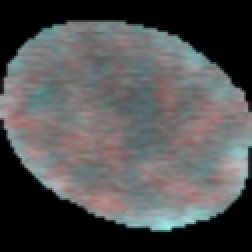
#> input picture test.jpeg, 126 x 126 px, shrunk from 224 x 224 before the run, given in place of 004_z62.png, which was not available (shown 2 times larger)
$ jupyter execute --allow-errors AM_cellsegmentation.ipynb   (older library calls are emulated)
#> lines starting #> are read from the running program, lines starting #| are printed output that depends on the picture; pictures that were not available may be replaced by others from this repository, and a replacement may not be noted
[cell 1]
import cv2
import numpy as np
from cellpose import models, plot
import matplotlib.pyplot as plt

# Step 1: Load the image
image_path = r"/home/amaschio/kuPhysics/aml/image/control/004_z62.png"
  # Replace with your image file path
image = cv2.imread(image_path, cv2.IMREAD_GRAYSCALE)
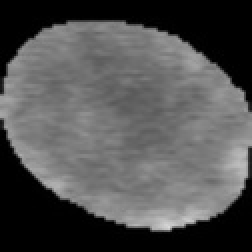
#> image: shape (126, 126) (shown 2 times larger); min 0, max 217, mean 81.7

# Step 2: Pre-process the image
# Apply a Gaussian Blur to reduce noise
blurred_image = cv2.GaussianBlur(image, (5, 5), 0)
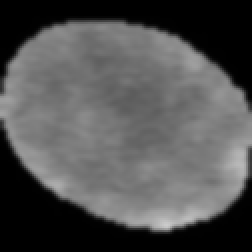
#> blurred_image: shape (126, 126) (shown 2 times larger); min 0, max 203, mean 81.7

# Enhance contrast using histogram equalization
equalized_image = cv2.equalizeHist(blurred_image)
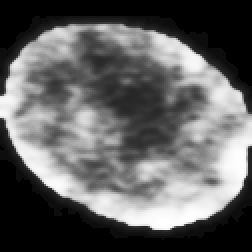
#> equalized_image: shape (126, 126) (shown 2 times larger); min 0, max 255, mean 97.3

# Step 3: Segment the image using Cellpose
# Initialize the Cellpose model (pre-trained on nuclei)
#> (the rest of this cell did not finish here and is left out)

[cell 2]
image = cv2.imread(image_path, cv2.IMREAD_COLOR)
#> image is the input picture: shape (126, 126, 3); mean B, G, R 81.7, 81.8, 81.5

# Check if the image was loaded successfully
if image is None:
    raise FileNotFoundError(f"Image file not found at {image_path}")

# Extract the red channel (assuming red channel is the nuclei)
red_channel = image[:, :, 2]
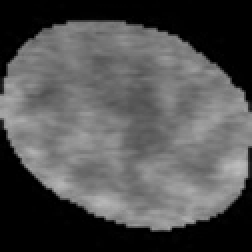
#> red_channel: shape (126, 126) (shown 2 times larger); min 0, max 188, mean 81.5

# Step 2: Pre-process the image
# Apply a median filter to reduce noise
median_filtered_image = cv2.medianBlur(red_channel, 5)

# Enhance contrast using adaptive histogram equalization
clahe = cv2.createCLAHE(clipLimit=2.0, tileGridSize=(8, 8))
enhanced_image = clahe.apply(median_filtered_image)
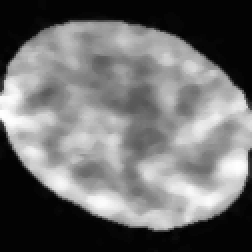
#> enhanced_image: shape (126, 126) (shown 2 times larger); min 2, max 255, mean 109.9

# Step 3: Segment the image using Cellpose
# Initialize the Cellpose model with GPU support
#> (the rest of this cell did not finish here and is left out)

[cell 3]
image = cv2.imread(image_path, cv2.IMREAD_COLOR)

# Check if the image was loaded successfully
if image is None:
    raise FileNotFoundError(f"Image file not found at {image_path}")

# Extract the red channel (assuming red channel is the nuclei)
red_channel = image[:, :, 2]

# Step 2: Pre-process the image
# Add padding to the image to help with border nuclei detection
padding_size = 100  # Adjust padding size if necessary
padded_image = cv2.copyMakeBorder(red_channel, padding_size, padding_size, padding_size, padding_size, 0)

# Apply a median filter to reduce noise
median_filtered_image = cv2.medianBlur(padded_image, 5)
#> median_filtered_image: shape (326, 326)

# Enhance contrast using adaptive histogram equalization
clahe = cv2.createCLAHE(clipLimit=2.0, tileGridSize=(8, 8))
enhanced_image = clahe.apply(median_filtered_image)
#> enhanced_image: shape (326, 326)

# Step 3: Segment the image using Cellpose
# Initialize the Cellpose model with GPU support
#> (the rest of this cell did not finish here and is left out)

[cell 4]
image = cv2.imread(image_path, cv2.IMREAD_COLOR)

# Check if the image was loaded successfully
if image is None:
    raise FileNotFoundError(f"Image file not found at {image_path}")

# Extract the red channel (assuming red channel is the nuclei)
red_channel = image[:, :, 2]

# Step 2: Pre-process the image
# Add padding to the image to help with border nuclei detection
padding_size = 100  # Adjust padding size if necessary
padded_image = cv2.copyMakeBorder(red_channel, padding_size, padding_size, padding_size, padding_size,0)

# Apply a median filter to reduce noise
median_filtered_image = cv2.medianBlur(padded_image, 5)

# Enhance contrast using adaptive histogram equalization (CLAHE)
clahe = cv2.createCLAHE(clipLimit=2.0, tileGridSize=(8, 8))
clahe_image = clahe.apply(median_filtered_image)

# Apply edge detection to emphasize nuclei boundaries
laplacian = cv2.Laplacian(clahe_image, cv2.CV_64F)
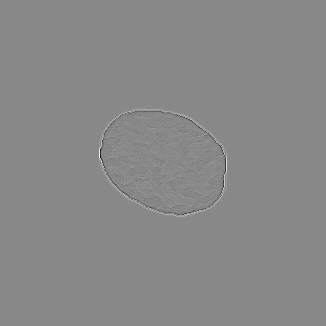
#> laplacian: shape (326, 326) float64; min -218, max 188, mean 0; drawn with min black and max white
laplacian_abs = np.absolute(laplacian)
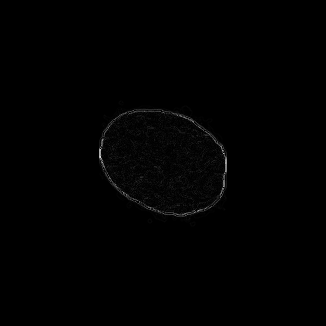
#> laplacian_abs: shape (326, 326) float64; min 0, max 218, mean 1.2
laplacian_8u = np.uint8(laplacian_abs)

# Combine CLAHE image and Laplacian edge detection
enhanced_image = cv2.addWeighted(clahe_image, 0.8, laplacian_8u, 0.2, 0)
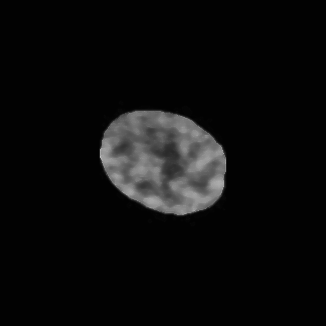
#> enhanced_image: shape (326, 326); min 2, max 196, mean 12.3

# Step 3: Segment the image using Cellpose
# Initialize the Cellpose model with GPU support
#> (the rest of this cell did not finish here and is left out)

[cell 5]
from cuml.cluster import DBSCAN as cumlDBSCAN


image = cv2.imread(image_path, cv2.IMREAD_COLOR)

# Check if the image was loaded successfully
if image is None:
    raise FileNotFoundError(f"Image file not found at {image_path}")

# Extract the red channel (assuming red channel is the nuclei)
red_channel = image[:, :, 2]

# Step 2: Pre-process the image
# Add padding to the image to help with border nuclei detection
padding_size = 50  # Adjust padding size if necessary
padded_image = cv2.copyMakeBorder(red_channel, padding_size, padding_size, padding_size, padding_size, 0)
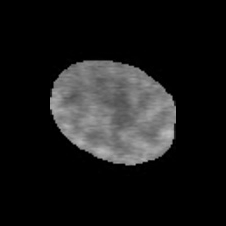
#> padded_image: shape (226, 226); min 0, max 188, mean 25.3

# Apply a median filter to reduce noise
median_filtered_image = cv2.medianBlur(padded_image, 5)
#> median_filtered_image: shape (226, 226)

# Enhance contrast using adaptive histogram equalization (CLAHE)
clahe = cv2.createCLAHE(clipLimit=2.0, tileGridSize=(8, 8))
clahe_image = clahe.apply(median_filtered_image)
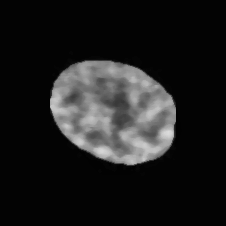
#> clahe_image: shape (226, 226); min 2, max 219, mean 29.5

# Apply edge detection to emphasize nuclei boundaries
# laplacian = cv2.Laplacian(clahe_image, cv2.CV_64F)
# laplacian_abs = np.absolute(laplacian)
# laplacian_8u = np.uint8(laplacian_abs)

# # Combine CLAHE image and Laplacian edge detection
# enhanced_image = cv2.addWeighted(clahe_image, 0.8, laplacian_8u, 0.2, 0)

# Step 3: Apply cumlDBSCAN to enhance faded nuclei
# Reshape the image for clustering
print("starting reshape")
X = clahe_image.reshape(-1, 1).astype(np.float32)
print("start DBSCAN")

# Apply DBSCAN clustering
#> (the rest of this cell did not finish here and is left out)

[cell 6]
import cv2
import numpy as np
import matplotlib.pyplot as plt
from sklearn.cluster import DBSCAN

# Load the image
# image_path = "your_image_path.jpg"
image = cv2.imread(image_path, cv2.IMREAD_COLOR)

# Check if the image was loaded successfully
if image is None:
    raise FileNotFoundError(f"Image file not found at {image_path}")

# Extract the red channel (assuming red channel is the nuclei)
red_channel = image[:, :, 2]

# Step 2: Pre-process the image
# Add padding to the image to help with border nuclei detection
padding_size = 100  # Adjust padding size if necessary
padded_image = cv2.copyMakeBorder(red_channel, padding_size, padding_size, padding_size, padding_size, 0)

# Apply a median filter to reduce noise
median_filtered_image = cv2.medianBlur(padded_image, 5)

# Enhance contrast using adaptive histogram equalization (CLAHE)
clahe = cv2.createCLAHE(clipLimit=2.0, tileGridSize=(8, 8))
clahe_image = clahe.apply(median_filtered_image)

# Apply edge detection to emphasize nuclei boundaries
laplacian = cv2.Laplacian(clahe_image, cv2.CV_64F)
laplacian_abs = np.absolute(laplacian)
laplacian_8u = np.uint8(laplacian_abs)

# Combine CLAHE image and Laplacian edge detection
enhanced_image = cv2.addWeighted(clahe_image, 0.8, laplacian_8u, 0.2, 0)

# Step 3: Segment the image using Cellpose
# Initialize the Cellpose model with GPU support
#> (the rest of this cell did not finish here and is left out)

[cell 7]
import cv2
import numpy as np
import matplotlib.pyplot as plt
from cuml import DBSCAN
from skimage.feature import peak_local_max
from skimage.segmentation import watershed
from skimage import morphology

# Load the image
# image_path = 'your_image.jpg'
image = cv2.imread(image_path, cv2.IMREAD_COLOR)

# Check if the image was loaded successfully
if image is None:
    raise FileNotFoundError(f"Image file not found at {image_path}")

# Extract the red channel (assuming red channel is the nuclei)
red_channel = image[:, :, 2]

# Convert to float32 for cuml compatibility
red_channel_float = red_channel.astype(np.float32)

# Step 2: Pre-process the image
# Add padding to the image to help with border nuclei detection
# padding_size = 100  # Adjust padding size if necessary
# padded_image = cv2.copyMakeBorder(red_channel_float, padding_size, padding_size, padding_size, padding_size, 0)

# # Apply a median filter to reduce noise
# median_filtered_image = cv2.medianBlur(padded_image, 5)

# # Enhance contrast using adaptive histogram equalization (CLAHE)
# clahe = cv2.createCLAHE(clipLimit=2.0, tileGridSize=(8, 8))
# clahe_image = clahe.apply(median_filtered_image)

# # Apply edge detection to emphasize nuclei boundaries
# laplacian = cv2.Laplacian(clahe_image, cv2.CV_64F)
# laplacian_abs = np.absolute(laplacian)
# laplacian_8u = np.uint8(laplacian_abs)

# # Combine CLAHE image and Laplacian edge detection
# enhanced_image = cv2.addWeighted(clahe_image, 0.8, laplacian_8u, 0.2, 0)

# Step 3: Apply DBSCAN to enhance faded spots
# Reshape the image into a feature matrix suitable for clustering
reshaped_image = red_channel_float.reshape(-1, 1)
#> reshaped_image = 15876 values, max 188 at index 10451, min 0 at index 0, mean 81.51

# Initialize DBSCAN
#> (the rest of this cell did not finish here and is left out)

$ run again, on test.png
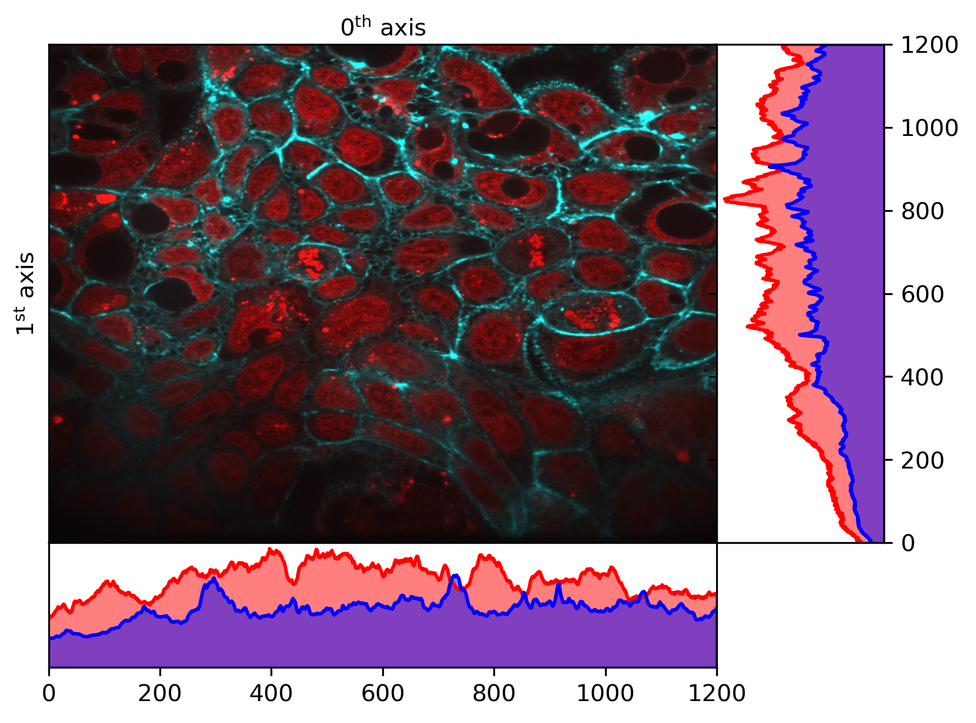
#> input picture test.png, 976 x 723 px, shrunk from 1739 x 1287 before the run, given in place of 004_z62.png, which was not available
#> image is the input picture: shape (723, 976, 3); mean B, G, R 132.3, 117.8, 140.6
#> `enhanced_image = cv2.addWeighted(clahe_image, 0.8, laplacian_8u, 0.2, 0)`:
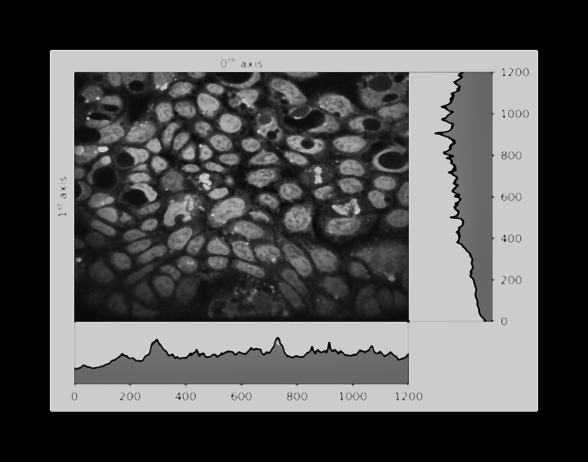
#> enhanced_image: shape (923, 1176) (shown at 1/2 size); min 1, max 255, mean 81.7
#> `clahe_image = clahe.apply(median_filtered_image)`:
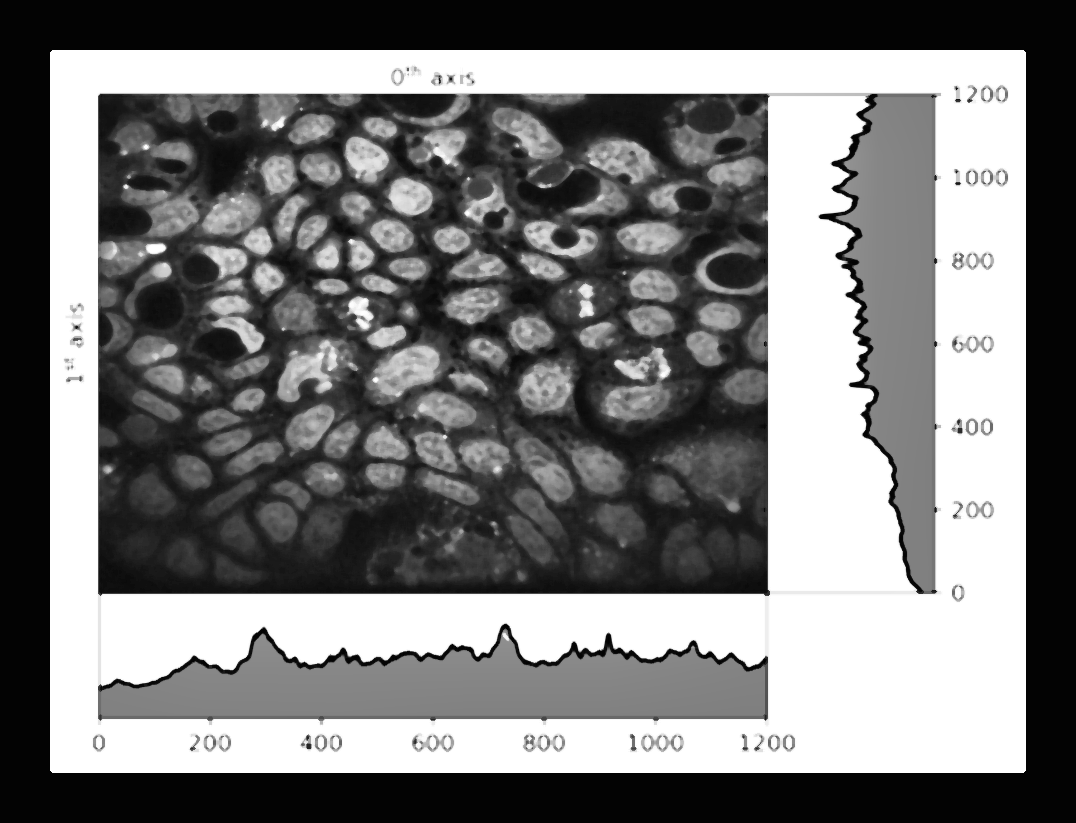
#> clahe_image: shape (823, 1076); min 1, max 255, mean 122.4
